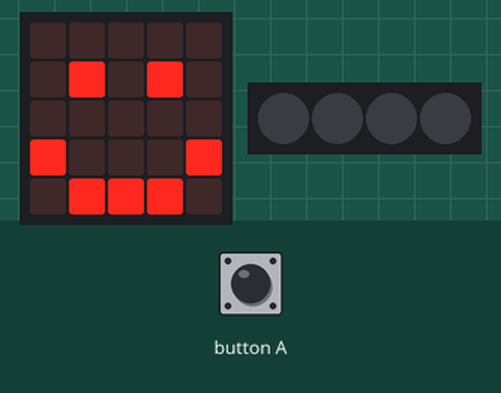
Simulated run of this program. Board: BBC micro:bit (MakeCode). Parts: the board's 5×5 LED display, 4 RGB LEDs in strip order, left to right. The test bench sets the inputs (shaded band). Dim RGB values are drawn brighter than linear.

Above: at 1.8 s.
1.9 s: button A pressed for 0.15 s
At 2.6 s:
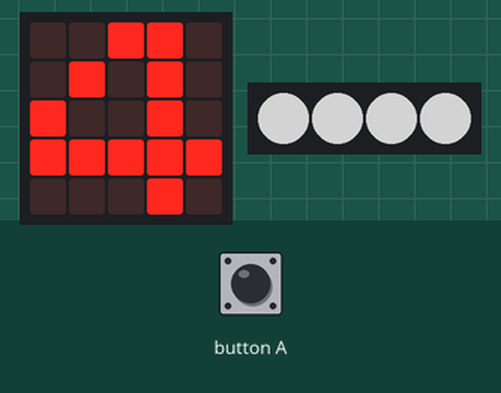
At 3.4 s:
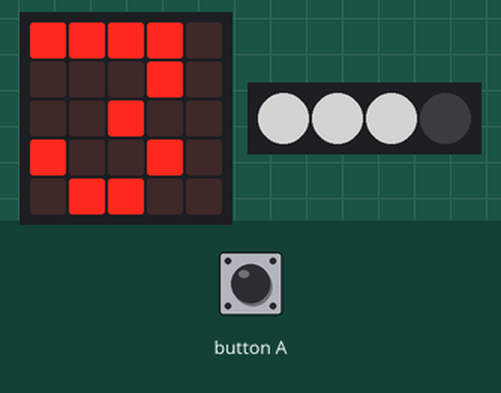
5.0 s: button A pressed for 0.15 s
At 6.1 s:
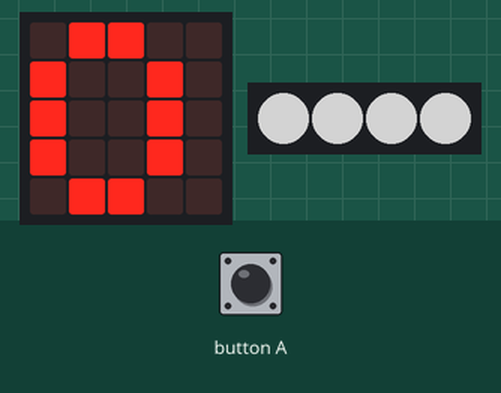
Timing chart, 0 to 8.0 s (numbered marks = the images above; inputs shaded):
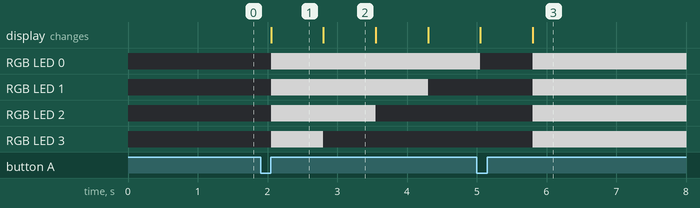

The program:

main.ts
```typescript
// (licence header left out)
// setup
let neopixelStrip: neopixel.Strip = null
let loopCounter = 4

basic.clearScreen()
neopixelStrip = neopixel.create(DigitalPin.P16, 4, NeoPixelMode.RGB)
neopixelStrip.setPixelColor(0, neopixel.colors(NeoPixelColors.Black))
neopixelStrip.setPixelColor(1, neopixel.colors(NeoPixelColors.Black))
neopixelStrip.setPixelColor(2, neopixel.colors(NeoPixelColors.Black))
neopixelStrip.setPixelColor(3, neopixel.colors(NeoPixelColors.Black))
neopixelStrip.show()
basic.showIcon(IconNames.Happy)

// turning on and off neopixels
input.onButtonPressed(Button.A, function () {
  neopixelStrip.setPixelColor(0, neopixel.colors(NeoPixelColors.White))
  neopixelStrip.setPixelColor(1, neopixel.colors(NeoPixelColors.White))
  neopixelStrip.setPixelColor(2, neopixel.colors(NeoPixelColors.White))
  neopixelStrip.setPixelColor(3, neopixel.colors(NeoPixelColors.White))
  neopixelStrip.show()
  while (loopCounter >= 0) {
    basic.clearScreen()
    neopixelStrip.setPixelColor(loopCounter, neopixel.colors(NeoPixelColors.Black))
    neopixelStrip.show()
    basic.showNumber(loopCounter)
    loopCounter = loopCounter - 1
  }
})
```

Measured:
- after the input at 1.9 s, RGB LED 0: off → RGB(127, 127, 127) after 0.15 s; RGB LED 1: off → RGB(127, 127, 127) after 0.15 s, → off 2.3 s later; RGB LED 2: off → RGB(127, 127, 127) after 0.15 s, → off 1.5 s later; RGB LED 3: off → RGB(127, 127, 127) after 0.15 s, → off 0.75 s later; the display: changes after 0.15 s (image 1)
- what the display in image 1 shows lasts 0.7 s, from 2.1 s to 2.8 s
